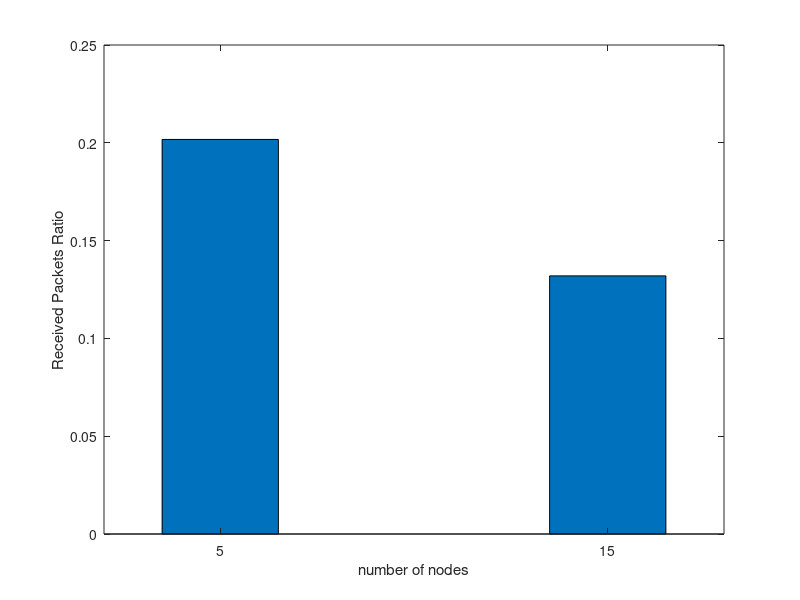
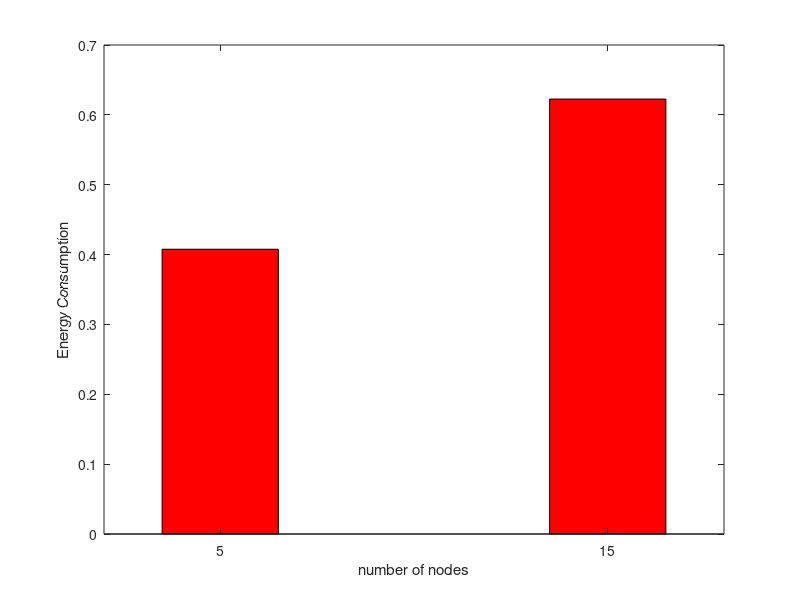
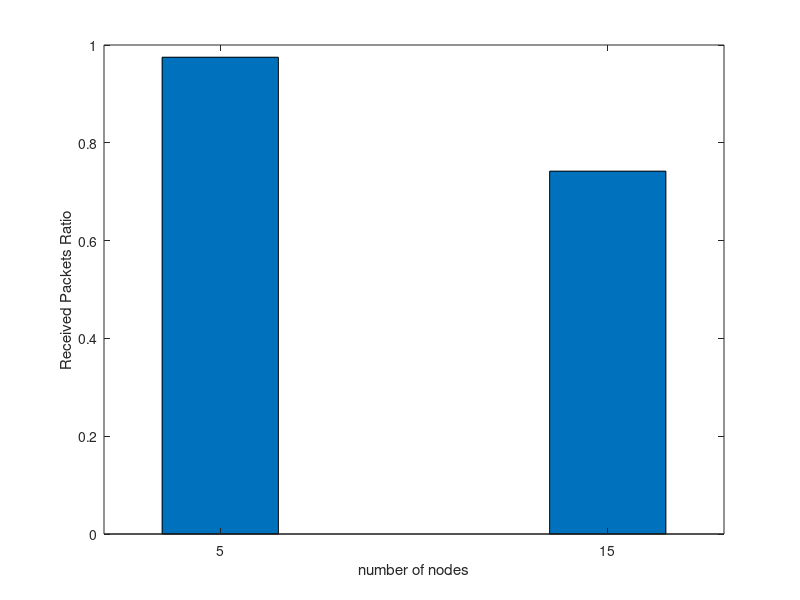
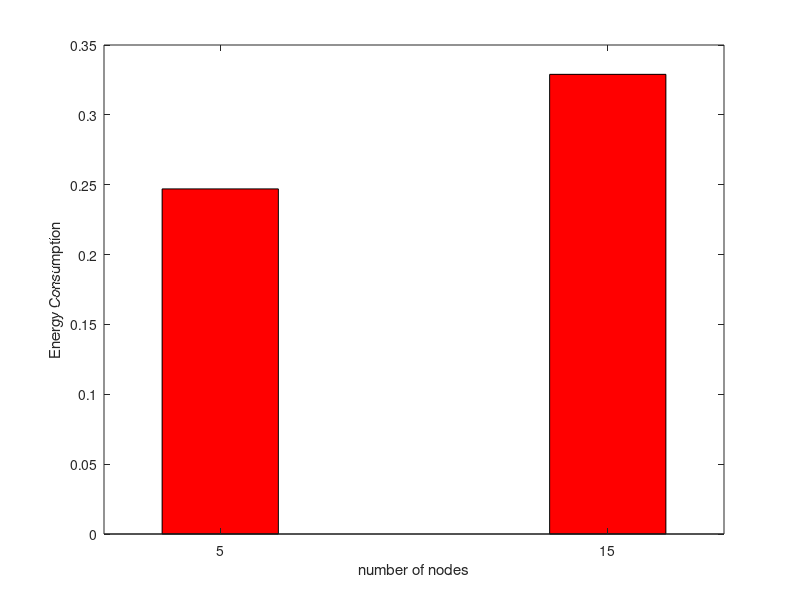

The MATLAB source for these figures, in order:
x1 = [5 15];
y1 = [0.20172 0.13197];
figure;
bar(x1,y1 , 0.3)
xlabel('number of nodes')
ylabel('Received Packets Ratio')

x2 = [5 15];
y2 = [0.40762 0.6226];
figure;
bar(x2,y2 , 0.3, 'r')
xlabel('number of nodes')
ylabel('Energy Consumption')

x3 = [5 15];
y3 = [0.975 0.742];
figure;
bar(x3,y3 , 0.3)
xlabel('number of nodes')
ylabel('Received Packets Ratio')

x4 = [5 15];
y4 = [0.247 0.329];
figure;
bar(x4,y4 , 0.3, 'r')
xlabel('number of nodes')
ylabel('Energy Consumption')

x5 = [5 15];
y5 = [0.6 0.334];
figure;
bar(x5,y5 , 0.3)
xlabel('number of nodes')
ylabel('Received Packets Ratio')

x6 = [5 15];
y6 = [0.1465 0.264];
figure;
bar(x6,y6 , 0.3, 'r')
xlabel('number of nodes')
ylabel('Energy Consumption')

x7 = [5 15];
y7 = [0.975 0.913];
figure;
bar(x7,y7 , 0.3)
xlabel('number of nodes')
ylabel('Received Packets Ratio')

x8 = [5 15];
y8 = [0.376 0.378];
figure;
bar(x8,y8 , 0.3, 'r')
xlabel('number of nodes')
ylabel('Energy Consumption')

x11 = [5 15];
y11 = [0.975 0.579];
figure;
bar(x11,y11 , 0.3)
xlabel('number of nodes')
ylabel('Received Packets Ratio')

x12 = [5 15];
y12 = [0.155 0.274];
figure;
bar(x12,y12 , 0.3, 'r')
xlabel('number of nodes')
ylabel('Energy Consumption')

x13 = [5 15];
y13 = [0.599 0.358];
figure;
bar(x13,y13 , 0.3)
xlabel('number of nodes')
ylabel('Received Packets Ratio')

x14 = [5 15];
y14 = [0.136 0.243];
figure;
bar(x14,y14 , 0.3, 'r')
xlabel('number of nodes')
ylabel('Energy Consumption')

x15 = [5 15];
y15 = [0.987 0.954];
figure;
bar(x15,y15 , 0.3)
xlabel('number of nodes')
ylabel('Received Packets Ratio')

x16 = [5 15];
y16 = [0.224 0.232];
figure;
bar(x16,y16 , 0.3, 'r')
xlabel('number of nodes')
ylabel('Energy Consumption')